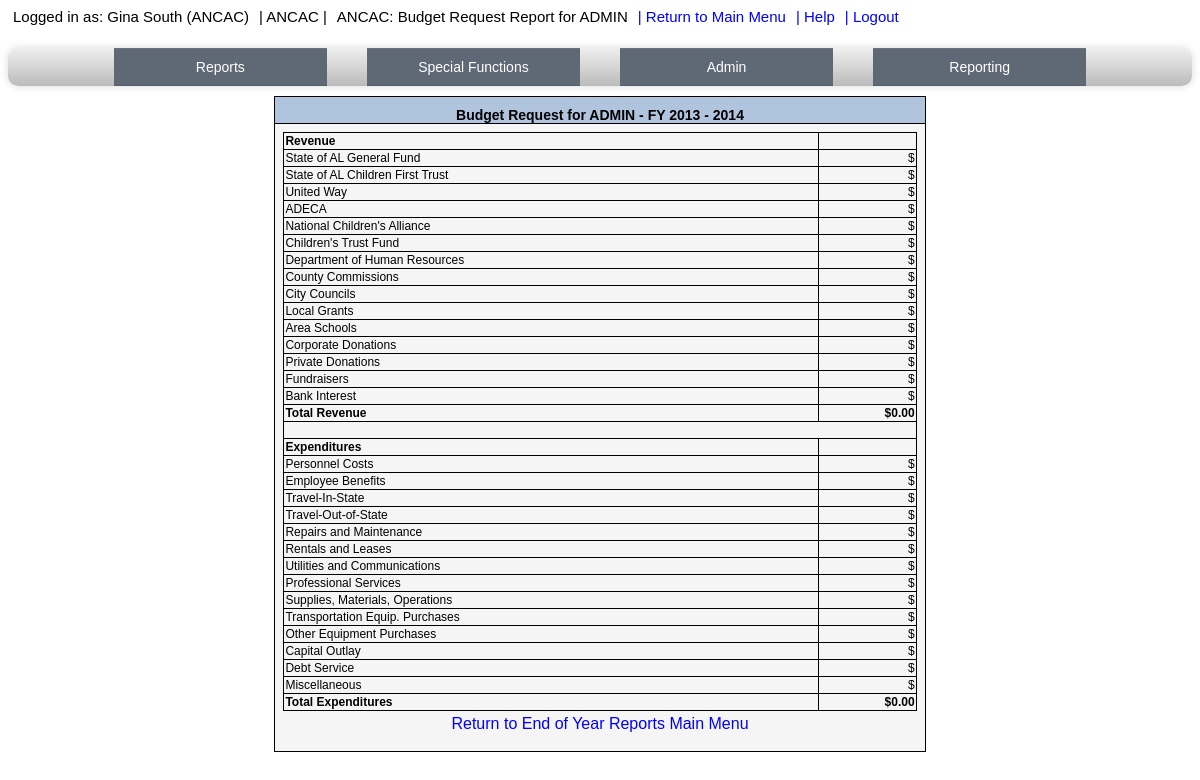
The app's page /ANCAC/budReq.php (signed in) with its own data.
### tables this page shows
CREATE TABLE IF NOT EXISTS `centers` (
  `center` tinyint(3) unsigned NOT NULL DEFAULT '0',
  `CenterName` varchar(75) NOT NULL DEFAULT '',
  `centerlevel` enum('Pilot Project','Full Member','Associate') NOT NULL DEFAULT 'Full Member',
  PRIMARY KEY (`center`)
);

### ANCAC/Variables.php (called while the page is built, shortened)
<?php
		$webroot = '';
       ?>

### ANCAC/budReq.php (the view, shortened to what this page needs)
<?PHP
	require("ulogin.php");
	if($_SESSION['admin'] > 0){
                if(isset($_POST['center']))
                        $center = $_POST['center'];
                else
                        $center = $_GET['center'];
        }
        else{
                $center = $_SESSION['center'];
        }
	$sqlCenter = "SELECT CenterName FROM centers ".
             "WHERE center = '".$center."'";
        $resultCenter = @mysql_query($sqlCenter) or mysql_error();
        $rowCenter = mysql_fetch_object($resultCenter);
        $CenterName = $rowCenter->CenterName;
	$page_title = 'ANCAC: Budget Request Report for '.$CenterName;
	require($root."header.php");
        switch (date("m")){
                case 4:
                case 5:
                case 6:
                     $fiscalYear = date("Y");
                     break;
         }
         $lastYear = $fiscalYear - 1;
?>
<body>
<table class='OutlineTable' align=center width="55%">
<tr>
	<td class='login-header' colspan='2' align=center>Budget Request for <?PHP echo $CenterName; ?> - FY <?PHP echo $lastYear.' - '.$fiscalYear; ?><br /></td>
</tr>
<tr>
	<td class='login' align=left>
	<center>
		<table border="0" width="100%" id="table1">
		<tr>
			<td>
<?PHP
                $sqlBODCY = "SELECT sum(genFund) as genFund, sum(chilFirstTrust) as chilFirstTrust, sum(unitedWay) as unitedWay,".
                        " sum(adeca) as adeca, sum(natlChilAlliance) as natlChilAlliance, sum(chilTrustFund) as chilTrustFund,".
                        " sum(deptOfHR) as deptOfHR, sum(countyComm) as countyComm, sum(cityCouncil) as cityCouncil,".
                        " sum(localGrants) as localGrants, sum(areaSchools) as areaSchools, sum(corpDonations) as corpDonations,".
                        " sum(privDonations) as privDonations, sum(fundraisers) as fundraisers, sum(bankInterest) as bankInterest".
                        " FROM budgetedSourceFunds WHERE center = '".$center."' AND fiscalyear = '".$fiscalYear."'";
                $resultBODCY = @mysql_query($sqlBODCY) or mysql_error();
                $rowFunds = mysql_fetch_object($resultBODCY);
                $sqlExp = "SELECT sum(personnelCosts) as personnelCosts, sum(empBenefits) as empBenefits, sum(travelInState) as travelInState,".
                        " sum(travelOutState) as travelOutState, sum(repairsAndMx) as repairsAndMx, sum(rentalsLease) as rentalsLease,".
                        " sum(utilComm) as utilComm, sum(profServ) as profServ, sum(suppMatOper) as suppMatOper,".
                        " sum(tranEqpPurch) as tranEqpPurch, sum(otherEqpPurch) as otherEqpPurch, sum(debtService) as debtService,".
                        " sum(misc) as misc, sum(capOutlay) as capOutlay".
                        " FROM budgetedExpenditures WHERE center = '".$center."' AND fiscalyear = '".$fiscalYear."'";
                $resultExp = @mysql_query($sqlExp) or mysql_error();
                $rowExp = mysql_fetch_object($resultExp);
                $TotalRevenue = 0;
                $TotalExpenditures = 0;
                echo '<table width="100%" class="Admin">';
                        echo '<tr class="BoldText"><td>Revenue</td><td>&nbsp;</td></tr>';
                         echo '<tr><td>State of AL General Fund</td><td align="right">$'.$rowFunds->genFund.'</td></tr>';
                         $TotalRevenue = $TotalRevenue + $rowFunds->genFund;
                         echo '<tr><td>State of AL Children First Trust</td><td align="right">$'.$rowFunds->chilFirstTrust.'</td></tr>';
                         $TotalRevenue = $TotalRevenue + $rowFunds->chilFirstTrust;
                         echo '<tr><td>United Way</td><td align="right">$'.$rowFunds->unitedWay.'</td></tr>';
                         $TotalRevenue = $TotalRevenue + $rowFunds->unitedWay;
                         echo '<tr><td>ADECA</td><td align="right">$'.$rowFunds->adeca.'</td></tr>';
                         $TotalRevenue = $TotalRevenue + $rowFunds->adeca;
                         echo '<tr><td>National Children\'s Alliance</td><td align="right">$'.$rowFunds->natlChilAlliance.'</td></tr>';
                         $TotalRevenue = $TotalRevenue + $rowFunds->natlChilAlliance;
                         echo '<tr><td>Children\'s Trust Fund</td><td align="right">$'.$rowFunds->chilTrustFund.'</td></tr>';
                         $TotalRevenue = $TotalRevenue + $rowFunds->chilTrustFund;
                         echo '<tr><td>Department of Human Resources</td><td align="right">$'.$rowFunds->deptOfHR.'</td></tr>';
                         $TotalRevenue = $TotalRevenue + $rowFunds->deptOfHR;
                         echo '<tr><td>County Commissions</td><td align="right">$'.$rowFunds->countyComm.'</td></tr>';
                         $TotalRevenue = $TotalRevenue + $rowFunds->countyComm;
                         echo '<tr><td>City Councils</td><td align="right">$'.$rowFunds->cityCouncil.'</td></tr>';
                         $TotalRevenue = $TotalRevenue + $rowFunds->cityCouncil;
                         echo '<tr><td>Local Grants</td><td align="right">$'.$rowFunds->localGrants.'</td></tr>';
                         $TotalRevenue = $TotalRevenue + $rowFunds->localGrants;
                         echo '<tr><td>Area Schools</td><td align="right">$'.$rowFunds->areaSchools.'</td></tr>';
                         $TotalRevenue = $TotalRevenue + $rowFunds->areaSchools;
                         echo '<tr><td>Corporate Donations</td><td align="right">$'.$rowFunds->corpDonations.'</td></tr>';
                         $TotalRevenue = $TotalRevenue + $rowFunds->corpDonations;
                         echo '<tr><td>Private Donations</td><td align="right">$'.$rowFunds->privDonations.'</td></tr>';
                         $TotalRevenue = $TotalRevenue + $rowFunds->privDonations;
                         echo '<tr><td>Fundraisers</td><td align="right">$'.$rowFunds->fundraisers.'</td></tr>';
                         $TotalRevenue = $TotalRevenue + $rowFunds->fundraisers;
                         echo '<tr><td>Bank Interest</td><td align="right">$'.$rowFunds->bankInterest.'</td></tr>';
                         $TotalRevenue = $TotalRevenue + $rowFunds->bankInterest;
                         echo '<tr class="BoldText"><td>Total Revenue</td><td align="right">$'.number_format ($TotalRevenue, 2).'</td></tr>';
                         echo '<tr><td colspan="2">&nbsp;</td></tr>';
                         echo '<tr class="BoldText"><td>Expenditures</td><td>&nbsp;</td></tr>';
                         echo '<tr><td>Personnel Costs</td><td align="right">$'.$rowExp->personnelCosts.'</td></tr>';
                         $TotalExpenditures = $TotalExpenditures + $rowExp->personnelCosts;
                         echo '<tr><td>Employee Benefits</td><td align="right">$'.$rowExp->empBenefits.'</td></tr>';
                         $TotalExpenditures = $TotalExpenditures + $rowExp->empBenefits;
                         echo '<tr><td>Travel-In-State</td><td align="right">$'.$rowExp->travelInState.'</td></tr>';
                         $TotalExpenditures = $TotalExpenditures + $rowExp->travelInState;
                         echo '<tr><td>Travel-Out-of-State</td><td align="right">$'.$rowExp->travelOutState.'</td></tr>';
                         $TotalExpenditures = $TotalExpenditures + $rowExp->travelOutState;
                         echo '<tr><td>Repairs and Maintenance</td><td align="right">$'.$rowExp->repairsAndMx.'</td></tr>';
                         $TotalExpenditures = $TotalExpenditures + $rowExp->repairsAndMx;
                         echo '<tr><td>Rentals and Leases</td><td align="right">$'.$rowExp->rentalsLease.'</td></tr>';
                         $TotalExpenditures = $TotalExpenditures + $rowExp->rentalsLease;
                         echo '<tr><td>Utilities and Communications</td><td align="right">$'.$rowExp->utilComm.'</td></tr>';
                         $TotalExpenditures = $TotalExpenditures + $rowExp->utilComm;
                         echo '<tr><td>Professional Services</td><td align="right">$'.$rowExp->profServ.'</td></tr>';
                         $TotalExpenditures = $TotalExpenditures + $rowExp->profServ;
                         echo '<tr><td>Supplies, Materials, Operations</td><td align="right">$'.$rowExp->suppMatOper.'</td></tr>';
                         $TotalExpenditures = $TotalExpenditures + $rowExp->suppMatOper;
                         echo '<tr><td>Transportation Equip. Purchases</td><td align="right">$'.$rowExp->tranEqpPurch.'</td></tr>';
                         $TotalExpenditures = $TotalExpenditures + $rowExp->tranEqpPurch;
                         echo '<tr><td>Other Equipment Purchases</td><td align="right">$'.$rowExp->otherEqpPurch.'</td></tr>';
                         $TotalExpenditures = $TotalExpenditures + $rowExp->otherEqpPurch;
                         echo '<tr><td>Capital Outlay</td><td align="right">$'.$rowExp->capOutlay.'</td></tr>';
                         $TotalExpenditures = $TotalExpenditures + $rowExp->capOutlay;
                         echo '<tr><td>Debt Service</td><td align="right">$'.$rowExp->debtService.'</td></tr>';
                         $TotalExpenditures = $TotalExpenditures + $rowExp->debtService;
                         echo '<tr><td>Miscellaneous</td><td align="right">$'.$rowExp->misc.'</td></tr>';
                         $TotalExpenditures = $TotalExpenditures + $rowExp->misc;
                         echo '<tr class="BoldText"><td>Total Expenditures</td><td align="right">$'.number_format ($TotalExpenditures, 2).'</td></tr>';
                echo '</table>';
?>
			</td>
		</tr>
		<tr>
		      <td>
		              <center><div class=nav><?PHP echo '<a href="eoyreports.php?center='.$center.'">Return to End of Year Reports Main Menu</a>'; ?></div></center>
		      </td>
		</tr>
		</table>
	</center>
	</td>
</tr>
</table></div>
</body>
<?PHP
	require($root."footer.php");
?>

### ANCAC/header.php (shortened to what this page needs)
<html>
      <head>
            <?php echo'<SCRIPT language="JavaScript" SRC="'.$webroot.'javaScriptFunctions.js"></SCRIPT>
             			<script src="http://ajax.googleapis.com/ajax/libs/jquery/1.8.0/jquery.min.js"></script>
						<script src="'.$webroot.'dropit.js"></script>
						<link rel="stylesheet" href="'.$webroot.'dropit.css" type="text/css" />';
           ?>
      		<link rel='stylesheet' href='<?php echo $webroot?>login.css' type='text/css' media='screen'>
      		<link rel='stylesheet' href='<?php echo $webroot?>print.css' type='text/css' media='print'>
      </head>
<div class=nav>
	<div class='loginInfo'>
		<div class=login-header>
			<div class='userInfo'>Logged in as: <?PHP echo $_SESSION['name']." (".$_SESSION['CenterName'].")"; ?></div>
			<div class='userInfo'> | ANCAC | </div>
			<div class='userInfo pageTitle'> <?PHP echo $page_title;?></div>
			<div class='userInfo returnToMain'><a href=<?php echo $webroot?>index.php> | Return to Main Menu</a></div>
			<div class='userInfo help'><a href=<?php echo $webroot?>help.php> | Help</a></div>
			<div class='userInfo logoutButton'><a href=<?php echo $webroot?>logout.php> | Logout</a></div>
		</div>
	</div>
	<div class='dropdownMenus'>
		<ul class="menu">
		    <li>
		         <a href="#">Reports</a>
		    </li>
		</ul>
		<ul class="menu">
		    <li>
		        <a href="#">Special Functions</a>
		    </li>
		</ul>
		<?PHP
		if($_SESSION['admin'] > 1){
			echo '<ul class="menu">
			    <li>
			        <a href="#">Admin</a>
			        <ul>
			            <li><a href="'.$webroot.'centerAdmin.php">Center Administration</a></li>
            			<li><a href="'.$webroot.'AcctAdmin.php">User Administration</a></li>
			            <li><a href="' .$webroot.'LastLogin.php">View Last Login for Ctrs</a></li>
			            <li><a href="'.$webroot.'email.php">E-mail Entire Network</a></li>
			            <li><a href= "'.$webroot.'qreportAdmin.php?from=8">Received Snail Mail Docs</a></li>
      					<li><a href= "'.$webroot.'excelExportYear.php">Excel Export</a></li>
            			<li><a href= "'.$webroot.'emailForm.php">Email reminder editor</a></li>
			        </ul>
			    </li>
			</ul>
			<ul class="menu">
			    <li>
			        <a href="#">Reporting</a>
			        <ul>
			            <li><a href="'.$webroot.'haveSubmit.php">View Current Qtr Unsubmitted Centers</a></li>
			            <li><a href="'.$webroot.'selectYearGT.php?from=2">View/Print ANCAC Grand Total Report</a></li>
			            <li><a href="'.$webroot.'selectYearGT.php?from=3">View/Print Estimated Budget Total Report</a></li>
			            <li><a href="'.$webroot.'qreportAdmin.php?from=9">View/Print ANCAC Board of Directors</a></li>
						<li><a href="'.$webroot.'eoyProgress.php">Check End Of Year Status</a></li>
			        </ul>
			    </li>
			</ul>';
		}?>
	</div>
</div>

### ANCAC/dropit.css (style rules this page uses)
.dropdownMenus { text-align:center; background: #efefef; background: linear-gradient(top, #efefef 0%, #bbbbbb 100%); background: -moz-linear-gradient(top, #efefef 0%, #bbbbbb 100%); background: -webkit-linear-gradient(top, #efefef 0%,#bbbbbb 100%); box-shadow: 0px 0px 9px rgba(0,0,0,0.15); width: 100%; border-radius: 10px; list-style: none; position: relative; display: inline-table; }
.dropdownMenus:after { content: ""; clear: both; display: block; }
.dropdownMenus li { float: left; }
,dropdownMenus li:hover { background: #4b545f; background: linear-gradient(top, #4f5964 0%, #5f6975 40%); background: -moz-linear-gradient(top, #4f5964 0%, #5f6975 40%); background: -webkit-linear-gradient(top, #4f5964 0%,#5f6975 40%); }
.dropdownMenus li a { display: block; padding: 10px; color: #757575; text-decoration: none; }
.dropdownMenus ul { background: #5f6975; border-radius: 0px; padding: 0; position: relative; top: 100%; }
.dropdownMenus ul li { float: none; border-top: 1px solid #6b727c; border-bottom: 1px solid #575f6a; position: relative; }
.dropdownMenus ul li a { color: #fff; }
.dropit { list-style: none; padding: 0; margin: 0 20px; display: inline-block; text-align:center; width: 18%; }
.dropit .dropit-trigger { position: relative; }
.loginInfo { height: 30px; width: 100%; margin-bottom: 10px; }

### ANCAC/login.css (style rules this page uses)
body { font-family: Tahoma, Verdana, Arial, Sans Serif; font-size:14px; background-color:White; text-align: center; }
A { color: Black; text-decoration:none; }
A:link { color: Blue; }
table.OutlineTable { border-collapse: collapse; border: solid 1px black; }
table.Admin { border-collapse: collapse; border: solid 1px black; }
table.Admin tr { font-size: 12px; }
table.Admin td { border-collapse: collapse; border: solid 1px black; }
tr.BoldText { font-weight:bold; }
td.login-header { background-color:LightSteelBlue; border-bottom: solid 1px black; font-size:14px; text-align: center; font-weight:bold; padding: 10px 5px 0px 5px; }
td.login { text-align: center; font-size:11px; font-weight:bold; background-color:WhiteSmoke; padding: 5px 5px 5px 5px; }
.userinfo { font-size: 15px; float:left; }
.nav { margin-bottom: 10px; }
.userInfo { margin: 0 5px; }

### ANCAC/print.css (style rules this page uses)
body { font-family: Tahoma, Verdana, Arial, Sans Serif; font-size:14px; background-color:White; text-align: center; }
A { color: Black; text-decoration:none; }
.nav { display: none }
A:link { color: Blue; }
table.OutlineTable { border-collapse: collapse; border: solid 1px black; }
table.Admin { border-collapse: collapse; border: solid 1px black; }
table.Admin tr { font-size: 12px; }
table.Admin td { border-collapse: collapse; border: solid 1px black; }
tr.BoldText { font-weight:bold; }
td.login-header { background-color:LightSteelBlue; border-bottom: solid 1px black; font-size:14px; text-align: center; font-weight:bold; padding: 10px 5px 0px 5px; }
td.login { text-align: center; font-size:11px; font-weight:bold; background-color:WhiteSmoke; padding: 5px 5px 5px 5px; }
.userinfo { font-size: 10px; float:left; }

### records on screen
centers: CenterName "ANCAC: Budget Request Report for ADMIN", CenterName "ADMIN"

### other values on screen
$_SESSION['name'] "Gina South"
$_SESSION['CenterName'] "ANCAC"
$lastYear "2013"
$fiscalYear "2014"
$TotalRevenue "0.00"
$TotalExpenditures "0.00"
